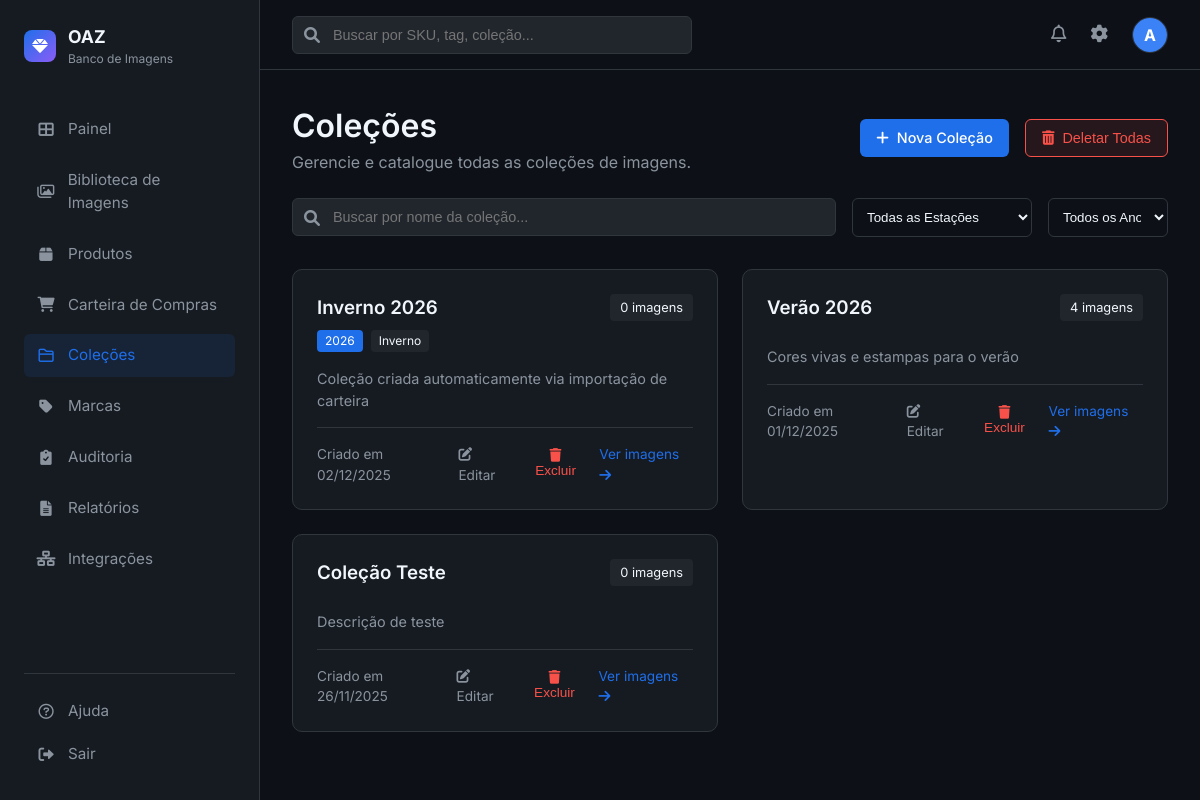
/collections (signed in), run on the app's committed database.
### app.py (models this page shows, shortened)
class User(UserMixin, db.Model):
    id = db.Column(db.Integer, primary_key=True)
    username = db.Column(db.String(80), unique=True, nullable=False)
    email = db.Column(db.String(120), unique=True, nullable=False)
    password_hash = db.Column(db.String(128))

class Collection(db.Model):
    id = db.Column(db.Integer, primary_key=True)
    name = db.Column(db.String(100), nullable=False)
    description = db.Column(db.Text)
    season = db.Column(db.String(50))  # Estação: Primavera/Verão, Outono/Inverno
    year = db.Column(db.Integer)  # Ano da coleção
    campanha = db.Column(db.String(100))  # Nome da campanha
    created_at = db.Column(db.DateTime, default=datetime.utcnow)
    images = db.relationship('Image', backref='collection', lazy=True)

### app.py (the view)
@app.route('/collections')
@login_required
def collections():
    search = request.args.get('search', '')
    season = request.args.get('season', '')
    year = request.args.get('year', '')
    query = Collection.query
    if search:
        query = query.filter(Collection.name.ilike(f'%{search}%'))
    if season:
        query = query.filter_by(season=season)
    if year:
        query = query.filter_by(year=int(year))
    collections = query.order_by(Collection.created_at.desc()).all()
    return render_template('collections/list.html', collections=collections)

### app.py (called while the page is built)
@login_manager.user_loader
def load_user(user_id):
    return User.query.get(int(user_id))

### templates/collections/list.html (shortened to what this page needs)
{% extends "base.html" %}
{% block content %}
<div style="display: flex; justify-content: space-between; align-items: center; margin-bottom: 1.5rem;">
    <div>
        <h1>Coleções</h1>
        <p style="color: var(--text-secondary);">Gerencie e catalogue todas as coleções de imagens.</p>
    </div>
    <div style="display: flex; gap: 1rem;">
        <a href="{{ url_for('new_collection') }}" class="btn btn-primary">
            <i class="fas fa-plus"></i> Nova Coleção
        </a>
        {% if collections %}
        <button type="button" onclick="confirmarDeletarTodas()" class="btn" style="background: rgba(248, 81, 73, 0.1); border: 1px solid #f85149; color: #f85149;">
            <i class="fas fa-trash-alt"></i> Deletar Todas
        </button>
        {% endif %}
    </div>
</div>
<div style="margin-bottom: 2rem; display: flex; gap: 1rem;">
    <form method="GET" action="{{ url_for('collections') }}" style="display: flex; gap: 1rem; flex: 1;">
        <div class="search-bar" style="flex: 1; width: auto;">
            <i class="fas fa-search"></i>
            <input type="text" name="search" placeholder="Buscar por nome da coleção..." value="{{ request.args.get('search', '') }}">
        </div>
        <select name="season" class="form-control" style="width: 180px;" onchange="this.form.submit()">
            <option value="">Todas as Estações</option>
        </select>
        <select name="year" class="form-control" style="width: 120px;" onchange="this.form.submit()">
            <option value="">Todos os Anos</option>
        </select>
    </form>
</div>
{% if collections %}
<div style="display: grid; grid-template-columns: repeat(auto-fill, minmax(320px, 1fr)); gap: 1.5rem;">
    {% for collection in collections %}
    <div class="stat-card">
        <div style="display: flex; justify-content: space-between; align-items: start; margin-bottom: 1rem;">
            <div>
                <h3 style="margin-bottom: 0.25rem;">{{ collection.name }}</h3>
                <div style="display: flex; gap: 0.5rem; flex-wrap: wrap; margin-top: 0.5rem;">
                    {% if collection.year %}
                    <span style="background: var(--accent-blue); color: white; padding: 2px 8px; border-radius: 4px; font-size: 0.75rem;">
                        {{ collection.year }}
                    </span>
                    {% endif %}
                    {% if collection.season %}
                    <span style="background: var(--bg-tertiary); padding: 2px 8px; border-radius: 4px; font-size: 0.75rem;">
                        {{ collection.season }}
                    </span>
                    {% endif %}
                </div>
            </div>
            <span style="background: var(--bg-tertiary); padding: 4px 10px; border-radius: 4px; font-size: 0.8rem;">
                {{ collection.images | length }} imagens
            </span>
        </div>
        {% if collection.description %}
        <p style="color: var(--text-secondary); font-size: 0.9rem; margin-bottom: 1rem;">
            {{ collection.description[:100] }}{% if collection.description|length > 100 %}...{% endif %}
        </p>
        {% endif %}
        <div style="display: flex; justify-content: space-between; align-items: center; font-size: 0.85rem; color: var(--text-secondary); border-top: 1px solid var(--border-color); padding-top: 1rem;">
            <span>Criado em {{ collection.created_at.strftime('%d/%m/%Y') }}</span>
            <div style="display: flex; gap: 1rem; align-items: center;">
                <a href="{{ url_for('edit_collection', id=collection.id) }}" style="color: var(--text-secondary);">
                    <i class="fas fa-edit"></i> Editar
                </a>
                <form action="{{ url_for('delete_collection', id=collection.id) }}" method="POST" style="display: inline;" onsubmit="return confirm('Tem certeza que deseja excluir esta coleção?');">
                    <button type="submit" style="background: none; border: none; color: #f85149; cursor: pointer; font-size: 0.85rem; padding: 0;">
                        <i class="fas fa-trash"></i> Excluir
                    </button>
                </form>
                <a href="{{ url_for('catalog') }}?collection_id={{ collection.id }}" style="color: var(--accent-blue);">
                    Ver imagens <i class="fas fa-arrow-right"></i>
                </a>
            </div>
        </div>
    </div>
    {% endfor %}
</div>
{% endif %}
{% endblock %}

### templates/base.html (shortened to what this page needs)
<!DOCTYPE html>
<html lang="pt-BR">
<head>
    <link rel="stylesheet" href="{{ url_for('static', filename='css/style.css') }}">
    <link href="https://cdnjs.cloudflare.com/ajax/libs/font-awesome/6.0.0/css/all.min.css" rel="stylesheet">
</head>
<body>
    <div class="app-container">
        <aside class="sidebar">
            <div class="logo-area">
                <div class="logo-icon">
                    <i class="fas fa-gem"></i>
                </div>
                <div>
                    <div style="font-weight: 700; font-size: 1.1rem;">OAZ</div>
                    <div style="font-size: 0.75rem; color: var(--text-secondary);">Banco de Imagens</div>
                </div>
            </div>
            <nav class="nav-menu">
                <a href="{{ url_for('dashboard') }}"
                    class="nav-item {% if request.endpoint == 'dashboard' %}active{% endif %}">
                    <i class="fas fa-th-large"></i>
                    <span>Painel</span>
                </a>
                <a href="{{ url_for('catalog') }}"
                    class="nav-item {% if request.endpoint == 'catalog' %}active{% endif %}">
                    <i class="far fa-images"></i>
                    <span>Biblioteca de Imagens</span>
                </a>
                <a href="{{ url_for('produtos') }}"
                    class="nav-item {% if request.endpoint in ['produtos', 'new_produto', 'edit_produto'] %}active{% endif %}">
                    <i class="fas fa-box"></i>
                    <span>Produtos</span>
                </a>
                <a href="{{ url_for('carteira') }}"
                    class="nav-item {% if request.endpoint in ['carteira', 'importar_carteira'] %}active{% endif %}">
                    <i class="fas fa-shopping-cart"></i>
                    <span>Carteira de Compras</span>
                </a>
                <a href="{{ url_for('collections') }}"
                    class="nav-item {% if request.endpoint == 'collections' %}active{% endif %}">
                    <i class="far fa-folder"></i>
                    <span>Coleções</span>
                </a>
                <a href="{{ url_for('brands') }}"
                    class="nav-item {% if request.endpoint == 'brands' %}active{% endif %}">
                    <i class="fas fa-tag"></i>
                    <span>Marcas</span>
                </a>
                <a href="{{ url_for('auditoria') }}"
                    class="nav-item {% if request.endpoint in ['auditoria', 'historico_sku', 'skus_pendentes'] %}active{% endif %}">
                    <i class="fas fa-clipboard-check"></i>
                    <span>Auditoria</span>
                </a>
                <a href="{{ url_for('reports') }}"
                    class="nav-item {% if request.endpoint == 'reports' %}active{% endif %}">
                    <i class="fas fa-file-alt"></i>
                    <span>Relatórios</span>
                </a>
                <a href="{{ url_for('integrations') }}"
                    class="nav-item {% if request.endpoint == 'integrations' %}active{% endif %}">
                    <i class="fas fa-network-wired"></i>
                    <span>Integrações</span>
                </a>
            </nav>
            <div class="bottom-menu">
                <a href="#" class="nav-item">
                    <i class="far fa-question-circle"></i>
                    <span>Ajuda</span>
                </a>
                <a href="{{ url_for('logout') }}" class="nav-item">
                    <i class="fas fa-sign-out-alt"></i>
                    <span>Sair</span>
                </a>
            </div>
        </aside>
        <main class="main-content">
            <header class="top-header">
                <div class="search-bar">
                    <i class="fas fa-search"></i>
                    <input type="text" placeholder="Buscar por SKU, tag, coleção...">
                </div>
                <div class="header-actions">
                    <button class="icon-btn"><i class="far fa-bell"></i></button>
                    <a href="{{ url_for('settings') }}" class="icon-btn"><i class="fas fa-cog"></i></a>
                    <div class="user-profile">
                        <div
                            style="width:100%; height:100%; background:#3b82f6; display:flex; align-items:center; justify-content:center; color:white; font-weight:bold;">
                            {{ current_user.username[0].upper() }}
                        </div>
                    </div>
                </div>
            </header>
            <div class="content-scroll">
                {% block content %}{% endblock %}
            </div>
        </main>
    </div>
</body>
</html>

### static/css/style.css (style rules this page uses)
:root { --bg-primary: #0d1117; --bg-secondary: #161b22; --bg-tertiary: #21262d; --text-primary: #f0f6fc; --text-secondary: #8b949e; --accent-primary: #238636; --accent-blue: #1f6feb; --border-color: #30363d; --card-bg: #161b22; --hover-bg: #21262d; --font-main: 'Inter', -apple-system, BlinkMacSystemFont, sans-serif; }
* { box-sizing: border-box; margin: 0; padding: 0; }
body { font-family: var(--font-main); background-color: var(--bg-primary); color: var(--text-primary); line-height: 1.5; height: 100vh; display: flex; overflow: hidden; }
h1, h2, h3, h4, h5, h6 { color: var(--text-primary); font-weight: 600; }
a { text-decoration: none; color: var(--accent-blue); }
.app-container { display: flex; width: 100%; height: 100%; }
.sidebar { width: 260px; background-color: var(--bg-secondary); border-right: 1px solid var(--border-color); display: flex; flex-direction: column; padding: 1.5rem; flex-shrink: 0; }
.logo-area { display: flex; align-items: center; gap: 12px; margin-bottom: 2.5rem; }
.logo-icon { width: 32px; height: 32px; background: linear-gradient(135deg, #1f6feb, #8b5cf6); border-radius: 8px; display: flex; align-items: center; justify-content: center; font-weight: bold; color: white; }
.nav-menu { display: flex; flex-direction: column; gap: 0.5rem; flex: 1; }
.nav-item { display: flex; align-items: center; gap: 12px; padding: 10px 12px; border-radius: 6px; color: var(--text-secondary); transition: all 0.2s ease; font-size: 0.95rem; }
.nav-item:hover, .nav-item.active { background-color: rgba(31, 111, 235, 0.1); color: var(--accent-blue); }
.nav-item i { width: 20px; text-align: center; }
.bottom-menu { margin-top: auto; border-top: 1px solid var(--border-color); padding-top: 1rem; }
.main-content { flex: 1; display: flex; flex-direction: column; overflow: hidden; background-color: var(--bg-primary); }
.top-header { height: 70px; border-bottom: 1px solid var(--border-color); display: flex; align-items: center; justify-content: space-between; padding: 0 2rem; background-color: var(--bg-primary); }
.search-bar { position: relative; width: 400px; }
.search-bar input { width: 100%; background-color: var(--bg-tertiary); border: 1px solid var(--border-color); padding: 10px 16px 10px 40px; border-radius: 6px; color: var(--text-primary); font-size: 0.9rem; }
.search-bar i { position: absolute; left: 12px; top: 50%; transform: translateY(-50%); color: var(--text-secondary); }
.header-actions { display: flex; align-items: center; gap: 1.5rem; }
.icon-btn { background: none; border: none; color: var(--text-secondary); cursor: pointer; font-size: 1.1rem; }
.user-profile { width: 36px; height: 36px; border-radius: 50%; background-color: var(--bg-tertiary); border: 1px solid var(--border-color); overflow: hidden; }
.content-scroll { flex: 1; overflow-y: auto; padding: 2rem; }
.stat-card { background-color: var(--card-bg); border: 1px solid var(--border-color); border-radius: 10px; padding: 1.5rem; }
.btn { padding: 8px 16px; border-radius: 6px; font-size: 0.9rem; font-weight: 500; cursor: pointer; border: none; transition: all 0.2s; display: inline-flex; align-items: center; gap: 8px; }
.btn-primary { background-color: var(--accent-blue); color: white; }
.form-control { width: 100%; padding: 10px; background-color: var(--bg-primary); border: 1px solid var(--border-color); border-radius: 6px; color: var(--text-primary); }

### data on the page
User: username "A"
Collection: name "Inverno 2026", year "2026", season "Inverno", images|length "0", description "Coleção criada automaticamente via importação de carteira", created_at "02/12/2025"
Collection: name "Verão 2026", images|length "4", description "Cores vivas e estampas para o verão", created_at "01/12/2025"
Collection: name "Coleção Teste", images|length "0", description "Descrição de teste", created_at "26/11/2025"
